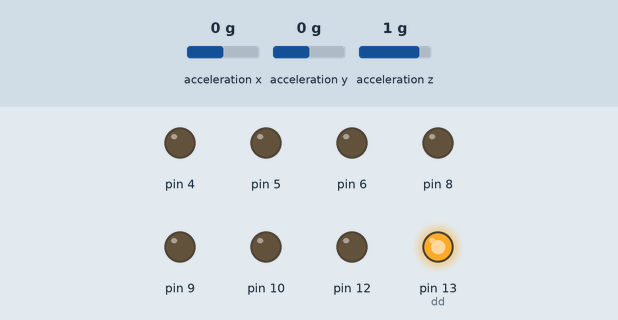
The sketch below on a simulated Arduino Leonardo, built with avr-gcc and run on an emulated ATmega32U4. Shown: output pins drawn as LEDs (lit = HIGH). The test bench sets the inputs (shaded band); at power-on: acceleration x 0 g, acceleration y 0 g, acceleration z 1 g.

Above: at 0.01 s.
At 0.41 s:
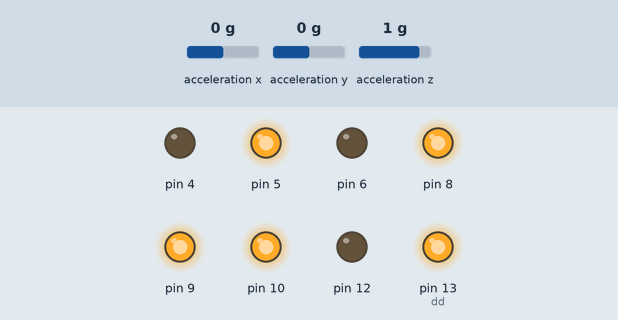
At 0.81 s:
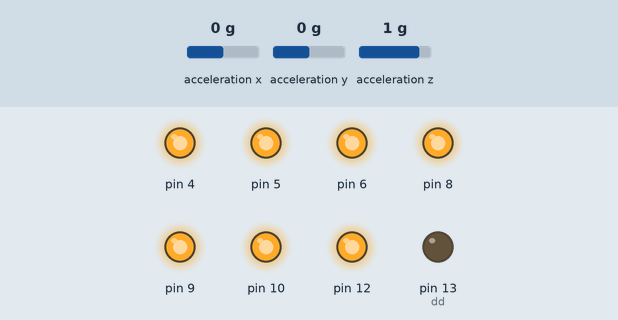
At 1.21 s:
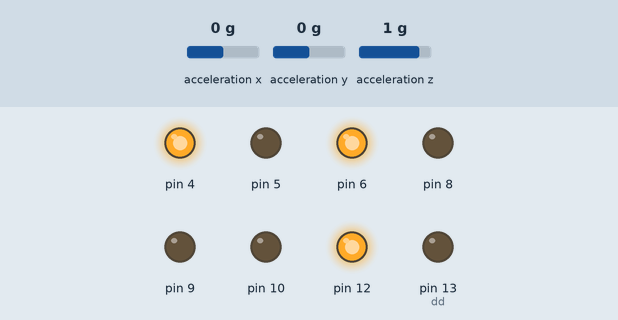
At 1.6 s:
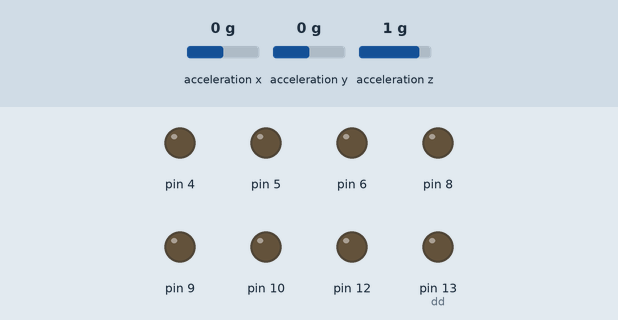
Timing chart, 0 to 3.1 s (numbered marks = the images above):
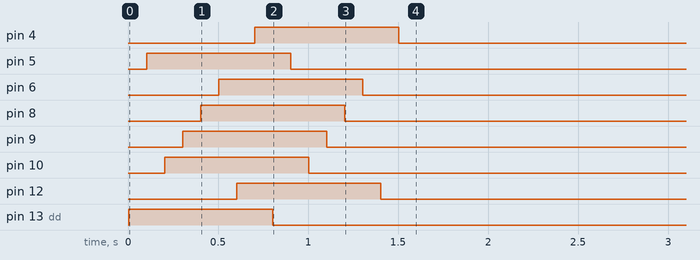

The sketch:

pov.ino
```cpp
/*
 * Firmware of the Persistence of View (POV) circuitery.
 *
 * The IC will be an Atmega32U4.
 *
 * TODO:
 *  - load patterns by UART and save in the EEPROM
 *  - allow for more "depth" of patterns (monochrome, RGB)
 *  - animations
 */

#include <avr/power.h>
#include <avr/interrupt.h>
#include <util/delay.h>
#include <Wire.h>
#include <EEPROM.h>
#include <Adafruit_Sensor.h>
#include <Adafruit_ADXL345_U.h>

#include "log.h"
#include "timing.h"
#include "leds.h"

// define __DUMP__ only if you want to save into the EEPROM
// the value read. Note that the EEPROM has only a finite number
// of erase/write operation so be wise with this option.
#ifdef __DUMP__
#include "dump.h"
#endif //__DUMP__

sensors_event_t event;

// set as output all the leds

// DO NOT INITIALIZE HERE OTHERWISE FAIL
// SINCE (?) CONSTRUCTOR IS CALLED BEFORE MAIN()
/* Assign a unique ID to this sensor at the same time */
Adafruit_ADXL345_Unified accel = Adafruit_ADXL345_Unified(12345);

/************* EEPROM **********************/
#ifdef __DUMP__
void dump_acc_history() {
    logme();
}
#endif

void update_acc_register() {
#ifdef __DUMP__
    // we need signed (maybe use abs())
    int8_t actual_x_value = event.acceleration.x;

    if (actual_x_value < acc_history.min ) {
        acc_history.min = actual_x_value;
    }
    if (actual_x_value > acc_history.max ) {
        acc_history.max = actual_x_value;
    }

#warning "EEPROM writing enabled"
    // save the data into the eeprom
    EEPROM.write(0, acc_history.min);
    EEPROM.write(1, acc_history.max);
    EEPROM.write(2 + acc_history.idx, actual_x_value);

    // update the index (1024 is the EEPROM size in the ATMEGA32U4)
    acc_history.idx = (acc_history.idx + 1) % (1024 - 2);
#endif //__DUMP__
}

struct state_t* state = NULL;

void calibrate_timing() {
    int8_t actual_x_value = event.acceleration.x;
    int8_t actual_y_value = event.acceleration.y;

    update_state(&state, actual_x_value, actual_y_value);
}

void timer1_ovf_callback() {
    calibrate_timing();

    logme("x=%hhd y=%hhd", state->x_value, state->y_value);

    //if (state->x_extreme != UNDEFINED || state->y_extreme != UNDEFINED)
    if (state->x_extreme != UNDEFINED) {
        set_led_on(0);
        _delay_ms(2);
        set_led_off(0);
        //display_next();
    }

    update_acc_register();
}

ISR(TIMER1_OVF_vect) {
    timer1_ovf_callback();

    TCNT1 = 0;
}

/**
 * The Timer1 is a 16bits counter.
 *
 * An overflow at 16MHz without prescaler is given by
 *
 *  16000000/65536 = 244.14Hz
 *
 * (We are not using the Timer0 counter since is used by Wire, maybe)
 */
void init_timer() {
    logme("init_timer()");

    cli();

    TCCR1A = 0;
    TCNT1 = 0;
    TCCR1B |= _BV(CS10); // without prescaler
    TCCR1B &= ~_BV(CS11);
    TCCR1B &= ~_BV(CS12);
    TIMSK1 |= _BV(TOIE1);            // enable Timer1 Overflow Interrupt

    sei();
}

void setup() {
    loginit();

    logme("src:%s", __FILE__);

    logme("setup()");

    init_led_system();

    led_self_test();

    if(!accel.begin()){
        while(1)
            logme("No ADXL345!! check your wiring please.");
    }
    /* Set the range to whatever is appropriate for your project */
    accel.setRange(ADXL345_RANGE_16_G);

    //init_timer();
}

void loop() {
    logme("loop()");
    while(1) {
        /* Get a new sensor event */
        accel.getEvent(&event);
        timer1_ovf_callback();
    }
}
```

dump.h
```cpp
#ifndef __DUMP_H__
#define __DUMP_H__

#define EEPROM_SIZE 1024 // for the ATMega32U4
#define EEPROM_BUF_SIZE (EEPROM_SIZE - 2) // for the ATMega32U4

/**
 * Register in the EEPROM the accelerometer data.
 */
struct _acc_history {
    int8_t min;
    int8_t max;
    //uint16_t idx;
    int8_t buf[EEPROM_BUF_SIZE];
} acc_history;

#endif
```

leds.c
```cpp
#include "leds.h"
#include <util/delay.h>

volatile uint8_t g_index = 0;

/**
 * Here we set the direction for the various pins
 */
void init_led_system() {
    logme("--> init_led_system()");
    unsigned int idx = 0;

    for (idx = 0 ; idx < sizeof(leds) ; idx++) {
        struct led_t led = leds[idx];
        *led.ddm |= _BV(led.dd);
    }
    logme("<-- init_led_system()\n");
}

void set_led(unsigned short idx, enum led_state_t state) {
    struct led_t led = leds[idx];

    switch(state) {
        case ON:
            *led.portm |= _BV(led.port);
            break;
        case OFF:
            *led.portm &= ~_BV(led.port);
            break;
    }
}

void set_led_on (unsigned int idx) {
    set_led(idx, ON);
}

void set_led_off(unsigned int idx) {
    set_led(idx, OFF);
}

/**
 * Simply loop over all the leds
 */
void led_self_test() {
    logme("--> led_self_test()");
    unsigned int idx;

    unsigned int size = sizeof(leds)/sizeof(struct led_t);

    for (idx = 0 ; idx < size ; idx++) {
        set_led_on(idx);
        delay(DELAY_QUICK_VALUE);
    }

    for (idx = 0 ; idx < sizeof(leds)/sizeof(struct led_t) ; idx++) {
        set_led_off(idx);
        delay(DELAY_QUICK_VALUE);
    }
}

void display_bit_pattern(uint8_t digit, uint8_t size) {
    int index;

    for (index = 0 ; index < size ; index++) {
        set_led(index, GET_STATE(digit, index));
    }
}


void display_next() {
    // display the row
    display_bit_pattern(pattern[g_index++ % sizeof(pattern)], 8);
}
```

leds.h
```cpp
#ifndef __LEDS_H__
#define __LEDS_H__

#include <avr/io.h>
#include "log.h"

#ifdef __cplusplus
extern "C" {
#endif

/*
 * From "making a glyph from bit patterns" chapter of "Expert C
 * programming" by Peter Van Der Linden.
 *
 * The variable named "pattern" contains the bits pattern to be
 * used for our POV firmware. Using these #defines we can present
 * the programmer with a very immediate way to understand it.
 */
#define X )*2+1
#define _ )*2
#define s ((((((((0 /* For building pattern 8 bit wide */

const static unsigned char pattern[] = {
#if 0
    s _ _ _ X X _ _ _,
    s _ _ X X X X _ _,
    s _ X X X X X X _,
    s X X X X X X X X,
    s _ _ X X X X _ _,
    s _ _ X X X X _ _,
    s _ _ X X X X _ _,
    s _ _ X X X X _ _,
#else
    s X _ _ _ _ _ _ _,
    s _ X _ _ _ _ _ _,
    s _ _ X _ _ _ _ _,
    s _ _ _ X _ _ _ _,
    s _ _ _ _ X _ _ _,
    s _ _ _ _ _ X _ _,
    s _ _ _ _ _ _ X _,
    s _ _ _ _ _ _ _ X,
    s _ _ _ _ _ _ X _,
    s _ _ _ _ _ X _ _,
    s _ _ _ _ X _ _ _,
    s _ _ _ X _ _ _ _,
    s _ _ X _ _ _ _ _,
    s _ X _ _ _ _ _ _,
#endif
};

#undef X
#undef _
#undef s

#define DELAY_QUICK_VALUE 100
#define DELAY_VALUE 1000
#define GET_STATE(digit,index) (digit & (1 << index)) > 0 ? ON : OFF

// http://www.nongnu.org/avr-libc/user-manual/FAQ.html#faq_port_pass
struct led_t {
    volatile uint8_t   *ddm;
    unsigned int short dd;
    volatile uint8_t   *portm;
    unsigned int short port;
};

const struct led_t leds[] = {
    {.ddm = &DDRC, .dd = DDC7, .portm = &PORTC, .port = PORTC7},
    {.ddm = &DDRC, .dd = DDC6, .portm = &PORTC, .port = PORTC6},
    {.ddm = &DDRB, .dd = DDB6, .portm = &PORTB, .port = PORTB6},
    {.ddm = &DDRB, .dd = DDB5, .portm = &PORTB, .port = PORTB5},
    {.ddm = &DDRB, .dd = DDB4, .portm = &PORTB, .port = PORTB4},
    {.ddm = &DDRD, .dd = DDD7, .portm = &PORTD, .port = PORTD7},
    {.ddm = &DDRD, .dd = DDD6, .portm = &PORTD, .port = PORTD6},
    {.ddm = &DDRD, .dd = DDD4, .portm = &PORTD, .port = PORTD4},
};

enum led_state_t {
    ON,
    OFF
};

void init_led_system();
void set_led(unsigned short idx, enum led_state_t state);
void set_led_on (unsigned int idx);
void set_led_off(unsigned int idx);
void led_self_test();
void display_bit_pattern(uint8_t digit, uint8_t size);
void display_next();

#ifdef __cplusplus
}
#endif

#endif
```

log.cpp
```cpp
#include "log.h"
#include <stdio.h>
#include <Arduino.h>

/*
 * THIS FILE MUST BE COMPILED BY C++ OTHERWISE
 * Arduino.h DOES NOT INCLUDE Serial1
 */

static long baud = 57600;

void loginit() {
    Serial1.begin(baud);
}

void logme(const char* fmt, ...) {
    va_list ap;
    char tmp[64];

    va_start(ap, fmt);
    vsnprintf(tmp, 64, fmt, ap);
    va_end(ap);

    Serial1.println(tmp);
}
```

log.h
```cpp
#ifndef __LOG__H_
#define __LOG__H_

#ifdef __cplusplus
extern "C" {
#endif


void loginit();
void logme(const char* fmt, ...);

#ifdef __cplusplus
}
#endif


#endif
```

timing.h
```cpp
#ifndef __TIMIMG__H_
#define __TIMIMG__H_

#ifdef __cplusplus
extern "C" {
#endif

#include <stdint.h>

enum position_t {
    UP,
    RIGHT,
    DOWN,
    LEFT
};

/**
 * Identify if is decreasing or increasing (or unknown)
 */
enum phase_t {
    UNKNOWN,
    INCR,
    DECR
};

enum extreme_t {
    UNDEFINED,
    MIN,
    MAX
};
/**
 * This struct maintains a local memory of the measures in order
 * to be able to identify maximum and minimum and so the wheel
 * position.
 */
struct state_t {
    int8_t x_value; // this datatype MUST coincide with the one measured
    int8_t y_value; // this datatype MUST coincide with the one measured
    enum phase_t x_phase;
    enum phase_t y_phase;
    enum extreme_t x_extreme;
    enum extreme_t y_extreme;
};

void update_state(struct state_t** h, int8_t x_value, int8_t y_value);

#ifdef __cplusplus
}
#endif

#endif //__TIMIMG__H_
```
